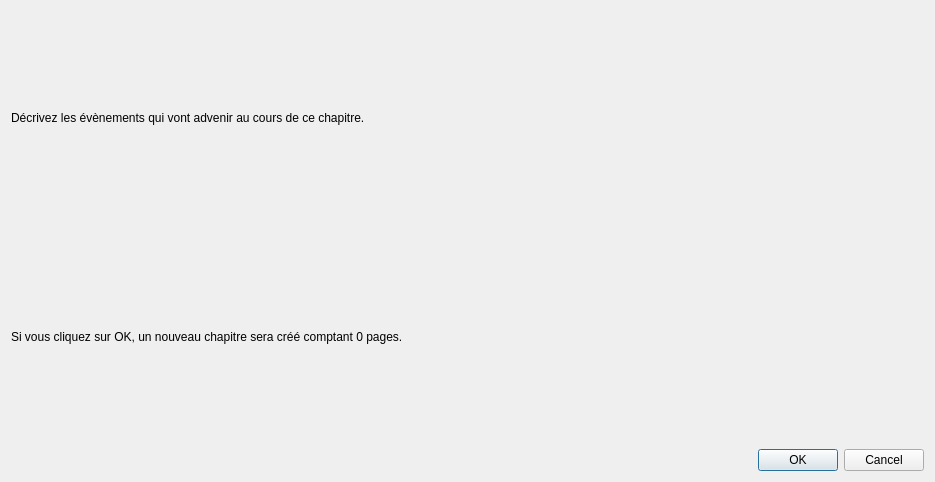
<?xml version="1.0" encoding="UTF-8"?>
<ui version="4.0">
 <class>BooleanAlgebraDialog</class>
 <widget class="QDialog" name="BooleanAlgebraDialog">
  <property name="geometry">
   <rect>
    <x>0</x>
    <y>0</y>
    <width>935</width>
    <height>482</height>
   </rect>
  </property>
  <property name="windowTitle">
   <string>Dialog</string>
  </property>
  <layout class="QGridLayout" name="gridLayout_2">
   <item row="0" column="0">
    <layout class="QGridLayout" name="gridLayout">
     <item row="2" column="0" colspan="2">
      <widget class="QLabel" name="label_2">
       <property name="text">
        <string>Si vous cliquez sur OK, un nouveau chapitre sera créé comptant 0 pages.</string>
       </property>
      </widget>
     </item>
     <item row="0" column="0" colspan="2">
      <widget class="QLabel" name="label">
       <property name="text">
        <string>Décrivez les évènements qui vont advenir au cours de ce chapitre.</string>
       </property>
      </widget>
     </item>
     <item row="1" column="0" colspan="2">
      <layout class="QGridLayout" name="eventsLayout"/>
     </item>
     <item row="3" column="1">
      <widget class="QDialogButtonBox" name="buttonBox">
       <property name="standardButtons">
        <set>QDialogButtonBox::Cancel|QDialogButtonBox::Ok</set>
       </property>
      </widget>
     </item>
    </layout>
   </item>
  </layout>
 </widget>
 <resources/>
 <connections/>
</ui>
